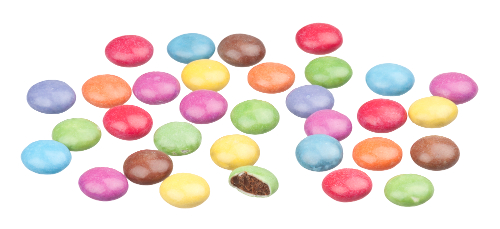
#> input picture smarties.png, 500 x 229 px
$ python exercice1.py
#> lines starting #> are read from the running program, lines starting #| are printed output that depends on the picture; after the words box and inside, x2 and y2 are one past the last pixel; in counts of white or black regions, pixels touching at a corner belong together
from cProfile import label
from cmath import tan
import numpy as np
import cv2
from matplotlib import pyplot as plt

# recupertion de la map des markers
def getMarkers(im):
    kernel = cv2.getStructuringElement(cv2.MORPH_ELLIPSE,(41,25))
    erosion = cv2.erode(im,kernel,iterations=1)
    num_label, centers = cv2.connectedComponents(erosion)
    normalize_thresh = (thresh/np.amax(thresh)).astype(np.uint8) # normalisation de thresh pour avoir des valeurs de fond = 0 et taches = 1
    labels = centers + normalize_thresh # on associe les elements

    return labels

# recuperation de la map de priorites
def getPrio(im):
    dist = cv2.distanceTransform(im,cv2.DIST_L2,5)
    neg = (np.amax(dist)-dist)/np.amax(dist)*255
    neg = neg.astype(np.uint8)
    binary_im = (im/np.amax(im)).astype(np.uint8)
    dist = cv2.multiply(neg,binary_im)

    return dist

# initialisation de la FAH
def initFAH(prio,labels):
    lignes,colonnes = np.shape(prio)
    FAH_x = [[] for i in range(256)]
    FAH_y = [[] for i in range(256)]

    for i in range(lignes):
        for j in range(colonnes):
            if labels[i][j] != 1:
                ind = prio[i][j]
                FAH_x[ind].append(i)
                FAH_y[ind].append(j)

    return FAH_x,FAH_y

# récupération des voisins autour d'un pixel
def getVoisins(labels,i,j):
    lignes,colonnes = np.shape(labels)
    ret_x = []
    ret_y = []

    if i < lignes-1:
        if labels[i+1][j] == 1:
            ret_x.append(i+1)
            ret_y.append(j)
    if i > 0:
        if labels[i-1][j] == 1:
            ret_x.append(i-1)
            ret_y.append(j)
    if j < colonnes-1:
        if labels[i][j+1] == 1:
            ret_x.append(i)
            ret_y.append(j+1)
    if j > 0:
        if labels[i][j-1] == 1:
            ret_x.append(i)
            ret_y.append(j-1)

    return ret_x,ret_y

## Process
im = cv2.imread("smarties.png",0)
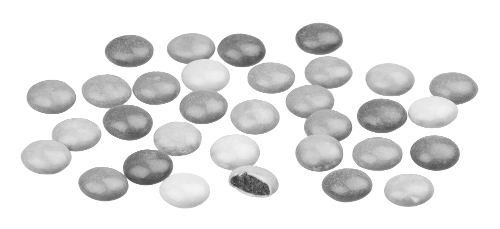
#> im: shape (229, 500); min 49, max 255, mean 226.2

ret,thresh = cv2.threshold(im,250,255,cv2.THRESH_BINARY_INV)
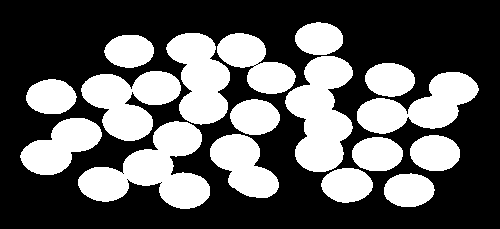
#> thresh: shape (229, 500); 37.2% white; 17 white regions, largest, box (x1, y1, x2, y2) and area: (78, 121, 210, 209) 5657, (285, 56, 353, 172) 5029, (81, 71, 181, 141) 4114

labels = getMarkers(thresh)
#> in getMarkers, `erosion = cv2.erode(im,kernel,iterations=1)`: erosion: shape (229, 500); 2.1% white; 32 white regions, largest, box (x1, y1, x2, y2) and area: (230, 146, 240, 159) 101, (143, 161, 153, 174) 101, (179, 185, 190, 197) 99
#> in getMarkers, `num_label, centers = cv2.connectedComponents(erosion)`:
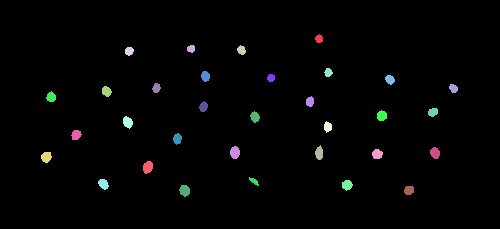
#> centers: shape (229, 500) int32; 33 distinct labels, from 0 to 32; one colour per label, 0 black
#> in getMarkers, `num_label, centers = cv2.connectedComponents(erosion)`: num_label = 33
#> in getMarkers, `labels = centers + normalize_thresh`:
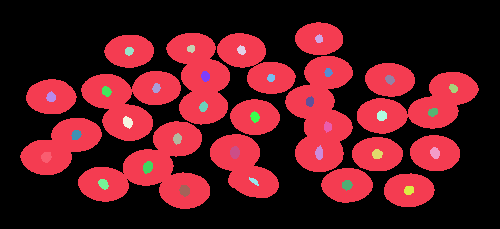
#> labels: shape (229, 500) int32; 34 distinct labels, from 0 to 33; one colour per label, 0 black
prio = getPrio(thresh)
#> in getPrio, `neg = (np.amax(dist)-dist)/np.amax(dist)*255`:
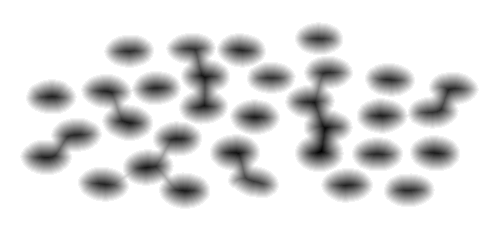
#> neg: shape (229, 500) float32; min 0, max 255, mean 221.9
#> in getPrio, `dist = cv2.multiply(neg,binary_im)`:
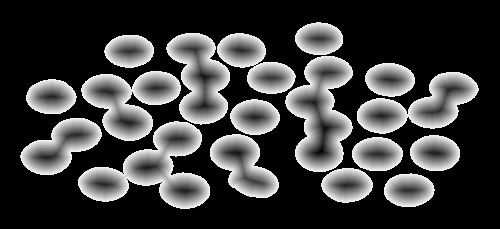
#> dist: shape (229, 500); min 0, max 242, mean 61.6

FAH_x,FAH_y = initFAH(prio,labels)
#> FAH_x = 256 items; FAH_y = 256 items
vide = [[] for i in range(256)]

i = 0
lim = len(FAH_x)
#> lim = 256
process_labels = labels

while FAH_x != vide:
    if FAH_x[i] != []:
        x = FAH_x[i][0]
        y = FAH_y[i][0]
        lab = process_labels[x][y]
        FAH_x[i].pop(0)
        FAH_y[i].pop(0)

        voisins_x,voisins_y = getVoisins(labels,x,y)

        if voisins_x != []:
            for k in range(len(voisins_x)):
                v_x = voisins_x[k]
                v_y = voisins_y[k]
                process_labels[v_x][v_y] = lab
                ind = prio[v_x][v_y]
                FAH_x[ind].append(v_x)
                FAH_y[ind].append(v_y)
    else:
        i = i+1
        if i == lim and FAH_x != vide:
            i = 0
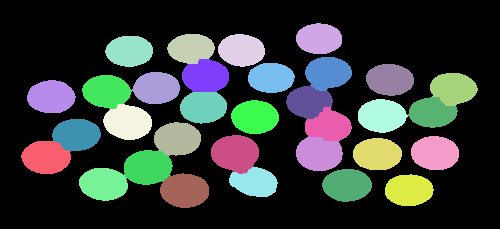
#> labels: shape (229, 500) int32; 33 distinct labels, from 0 to 33; one colour per label, 0 black
#> after the loop, i = 111

## Affichage
plt.figure(1)
plt.subplot(221)
plt.imshow(im,'gray')
plt.title('Image originale')
plt.subplot(222)
plt.imshow(thresh,'gray')
plt.title('Image seuillé')
plt.subplot(223)
plt.imshow(labels)
plt.title('Image labélisé')
plt.subplot(224)
plt.imshow(prio,'gray')
plt.title('Priorités')

plt.figure(2)
plt.imshow(process_labels)
plt.title('Image segmentée')

plt.show()
